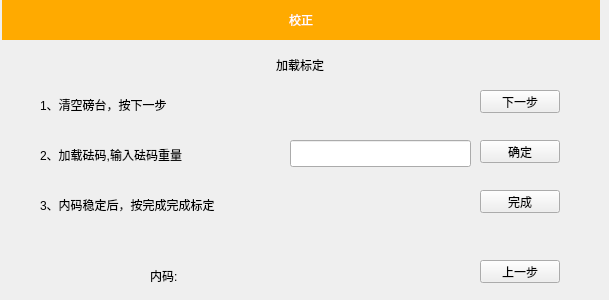
     <widget class="QWidget" name="page_42">
      <widget class="QLabel" name="label_36">
       <property name="geometry">
        <rect>
         <x>40</x>
         <y>190</y>
         <width>321</width>
         <height>30</height>
        </rect>
       </property>
       <property name="styleSheet">
        <string notr="true">font: 16pt &quot;Sans Serif&quot;;</string>
       </property>
       <property name="text">
        <string>3、内码稳定后，按完成完成标定</string>
       </property>
      </widget>
      <widget class="QLabel" name="label_37">
       <property name="geometry">
        <rect>
         <x>2</x>
         <y>0</y>
         <width>598</width>
         <height>40</height>
        </rect>
       </property>
       <property name="styleSheet">
        <string notr="true">background-color: rgb(255, 170, 0);
color: rgb(255, 255, 255);
font: 16pt &quot;Sans Serif&quot;;</string>
       </property>
       <property name="text">
        <string>校正</string>
       </property>
       <property name="alignment">
        <set>Qt::AlignCenter</set>
       </property>
      </widget>
      <widget class="QPushButton" name="pushButton_36">
       <property name="geometry">
        <rect>
         <x>480</x>
         <y>140</y>
         <width>80</width>
         <height>23</height>
        </rect>
       </property>
       <property name="text">
        <string>确定</string>
       </property>
      </widget>
      <widget class="QLabel" name="label_38">
       <property name="geometry">
        <rect>
         <x>40</x>
         <y>90</y>
         <width>230</width>
         <height>30</height>
        </rect>
       </property>
       <property name="styleSheet">
        <string notr="true">font: 16pt &quot;Sans Serif&quot;;</string>
       </property>
       <property name="text">
        <string>1、清空磅台，按下一步</string>
       </property>
      </widget>
      <widget class="QPushButton" name="pushButton_39">
       <property name="geometry">
        <rect>
         <x>480</x>
         <y>90</y>
         <width>80</width>
         <height>23</height>
        </rect>
       </property>
       <property name="text">
        <string>下一步</string>
       </property>
      </widget>
      <widget class="QLabel" name="label_98">
       <property name="geometry">
        <rect>
         <x>210</x>
         <y>260</y>
         <width>171</width>
         <height>31</height>
        </rect>
       </property>
       <property name="styleSheet">
        <string notr="true">font: 16pt &quot;Sans Serif&quot;;</string>
       </property>
       <property name="text">
        <string/>
       </property>
      </widget>
      <widget class="QPushButton" name="pushButton_40">
       <property name="geometry">
        <rect>
         <x>480</x>
         <y>190</y>
         <width>80</width>
         <height>23</height>
        </rect>
       </property>
       <property name="text">
        <string>完成</string>
       </property>
      </widget>
      <widget class="QLabel" name="label_99">
       <property name="geometry">
        <rect>
         <x>40</x>
         <y>140</y>
         <width>251</width>
         <height>30</height>
        </rect>
       </property>
       <property name="styleSheet">
        <string notr="true">font: 16pt &quot;Sans Serif&quot;;</string>
       </property>
       <property name="text">
        <string>2、加载砝码,输入砝码重量</string>
       </property>
      </widget>
      <widget class="QLabel" name="label_100">
       <property name="geometry">
        <rect>
         <x>150</x>
         <y>260</y>
         <width>57</width>
         <height>31</height>
        </rect>
       </property>
       <property name="styleSheet">
        <string notr="true">font: 16pt &quot;Sans Serif&quot;;</string>
       </property>
       <property name="text">
        <string>内码:</string>
       </property>
      </widget>
      <widget class="QLabel" name="label_101">
       <property name="geometry">
        <rect>
         <x>0</x>
         <y>50</y>
         <width>600</width>
         <height>30</height>
        </rect>
       </property>
       <property name="styleSheet">
        <string notr="true">font: 16pt &quot;Sans Serif&quot;;</string>
       </property>
       <property name="text">
        <string>加载标定</string>
       </property>
       <property name="alignment">
        <set>Qt::AlignCenter</set>
       </property>
      </widget>
      <widget class="QLineEdit" name="lineEdit_2">
       <property name="geometry">
        <rect>
         <x>290</x>
         <y>140</y>
         <width>181</width>
         <height>27</height>
        </rect>
       </property>
      </widget>
      <widget class="QPushButton" name="pushButton_55">
       <property name="geometry">
        <rect>
         <x>480</x>
         <y>260</y>
         <width>80</width>
         <height>23</height>
        </rect>
       </property>
       <property name="text">
        <string>上一步</string>
       </property>
      </widget>
     </widget>
